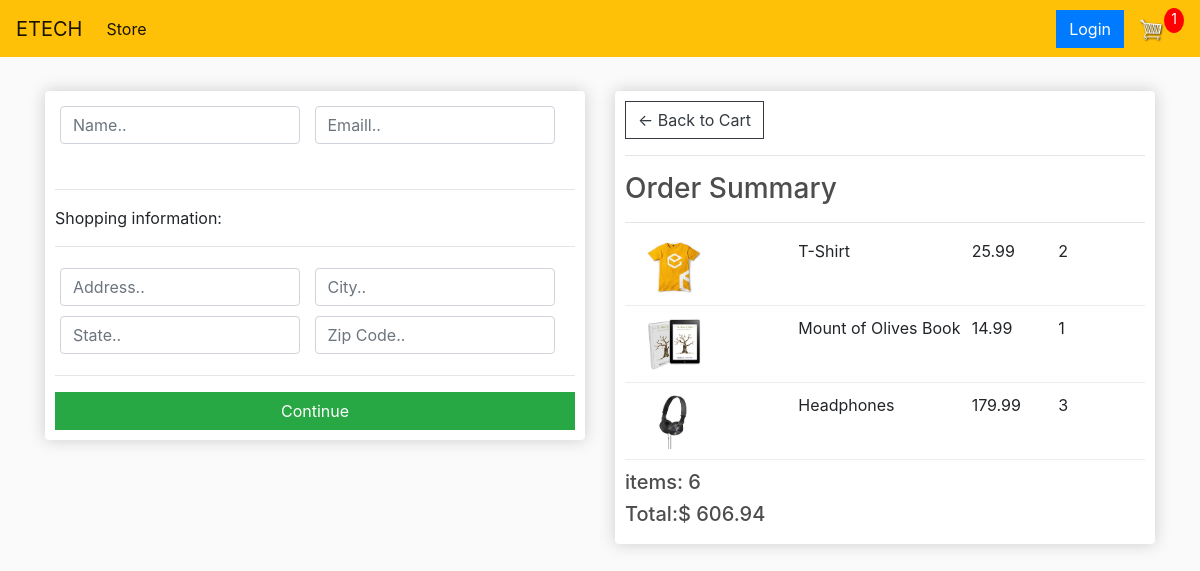
The page /Checkout (signed in) on the database as committed earlier.
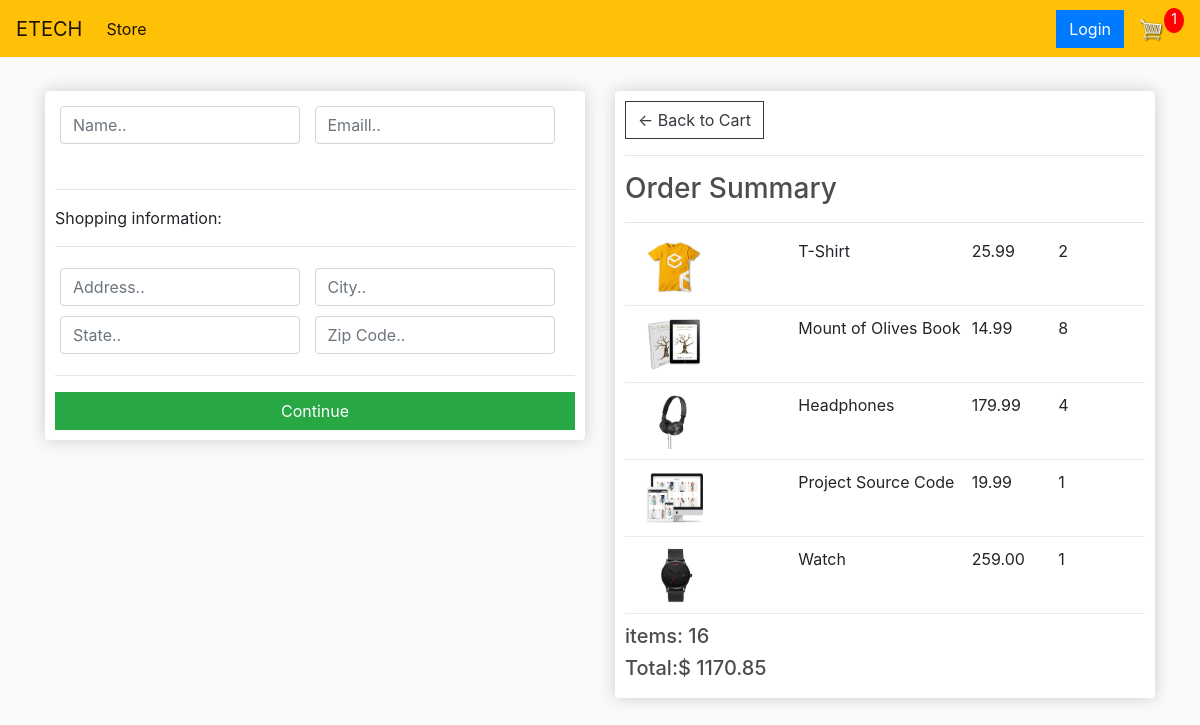
The same page on the database as committed later.
### store/models.py (models this page shows, shortened)
class OrderItem(models.Model):
    product = models.ForeignKey(Product, on_delete=models.SET_NULL, null=True, blank=True)
    order = models.ForeignKey(Order, on_delete=models.SET_NULL, null=True, blank=True)
    quantity = models.IntegerField(default=0, null=True, blank=True)
    date_added = models.DateTimeField(auto_now_add=True)
    @property
    def get_total(self):
        total = self.product.price * self.quantity
        return total

class Product(models.Model):
    name = models.CharField(max_length=255, null=True)
    price = models.FloatField()
    digital = models.BooleanField(default=False, null=True, blank=False)
    image = models.ImageField(null=True, blank=True)
    @property
    def imageURL(self):
        try:
            url = self.image.url
        except:
            url = ''
        return url

class Order(models.Model):
    customer = models.ForeignKey(Customer, on_delete=models.SET_NULL, null=True, blank=True)
    date_ordered = models.DateTimeField(auto_now_add=True)
    complete = models.BooleanField(default=False)
    transaction_id = models.CharField(max_length=100, null=True)
    @property
    def get_card_total(self):
        orderitem = self.orderitem_set.all()
        total = sum([item.get_total for item in orderitem])
        return total
    @property
    def get_card_item(self):
        orderitem = self.orderitem_set.all()
        total = sum([item.quantity for item in orderitem])
        return total

### store/views.py (the view)
# urls.py: path('Checkout', views.checkout, name='checkout'),
def checkout(request):
    if request.user.is_authenticated:
        customer = request.user.customer
        order, created = Order.objects.get_or_create(customer=customer, complete=False)
        items = order.orderitem_set.all()
    else:
        items = []
        order = {'get_card_total': 0, 'get_card_item': 0}
    context = {'items': items, 'order': order}
    return render(request, 'store/Checkout.html', context)

### store/templates/store/Checkout.html (shortened to what this page needs)
{% extends 'main.html' %}
{% load static %}
{% block content %}
<div class="row">
    <div class="col-lg-6">
        <div class="box-element" id="form-wrapped">
            <form id="form">
                <div id="user-info">
                    <div class="form-field">
                        <input required class="form-control" type="text" name="name" placeholder="Name..">
                    </div>
                    <div class="form-field">
                        <input required class="form-control" type="text" name="email" placeholder="Emaill..">
                    </div>
                </div>
                <br>
                <div id="shipping-info">
                    <hr>
                    <p> Shopping information: </p>
                    <hr>
                    <div class="form-field">
                        <input required class="form-control" type="text" name="address" placeholder="Address..">
                    </div>
                    <div class="form-field">
                        <input required class="form-control" type="text" name="city" placeholder="City..">
                    </div>
                    <div class="form-field">
                        <input required class="form-control" type="text" name="state" placeholder="State..">
                    </div>
                    <div class="form-field">
                        <input required class="form-control" type="text" name="zipcode" placeholder="Zip Code..">
                    </div>
                </div>
                <hr>
                <input id="form-button" class="btn btn-success btn-block" type="submit" value="Continue">
            </form>
        </div>
    </div>
    <div class="col-lg-6">
        <div class="box-element">
            <a class="btn btn-outline-dark" href="{% url 'cart' %}">&#x2190; Back to Cart </a>
            <hr>
            <h3>Order Summary</h3>
            <hr>
        {% for item in items %}
        <div class="cart-row">
            <div style="flex:2"><img class="row-image" src="{{ item.product.imageURL }}"></div>
            <div style="flex: 2"><p>{{ item.product.name }}</p></div>
            <div style="flex: 1"><p>{{ item.product.price | floatformat:2 }}</p></div>
            <div style="flex: 1"><p>{{ item.quantity }}</p></div>
        </div>
            {% endfor %}
        <h5>items: {{ order.get_card_item }}</h5>
        <h5>Total:$ {{ order.get_card_total | floatformat:2 }}</h5>
    </div>
</div>
</div>
{% endblock %}

Rows that differ between the two databases and show on the page:
changed OrderItem "Mount of Olives Book": quantity "1" → "8"
changed OrderItem "Headphones": quantity "3" → "4"
added OrderItem: product.imageURL (picture), product.name "Project Source Code", product.price "19.99", quantity "1"
added OrderItem: product.imageURL (picture), product.name "Watch", product.price "259.00", quantity "1"
changed through a linked row, Order: get_card_item "6" → "16"; get_card_total "606.94" → "1170.85"
